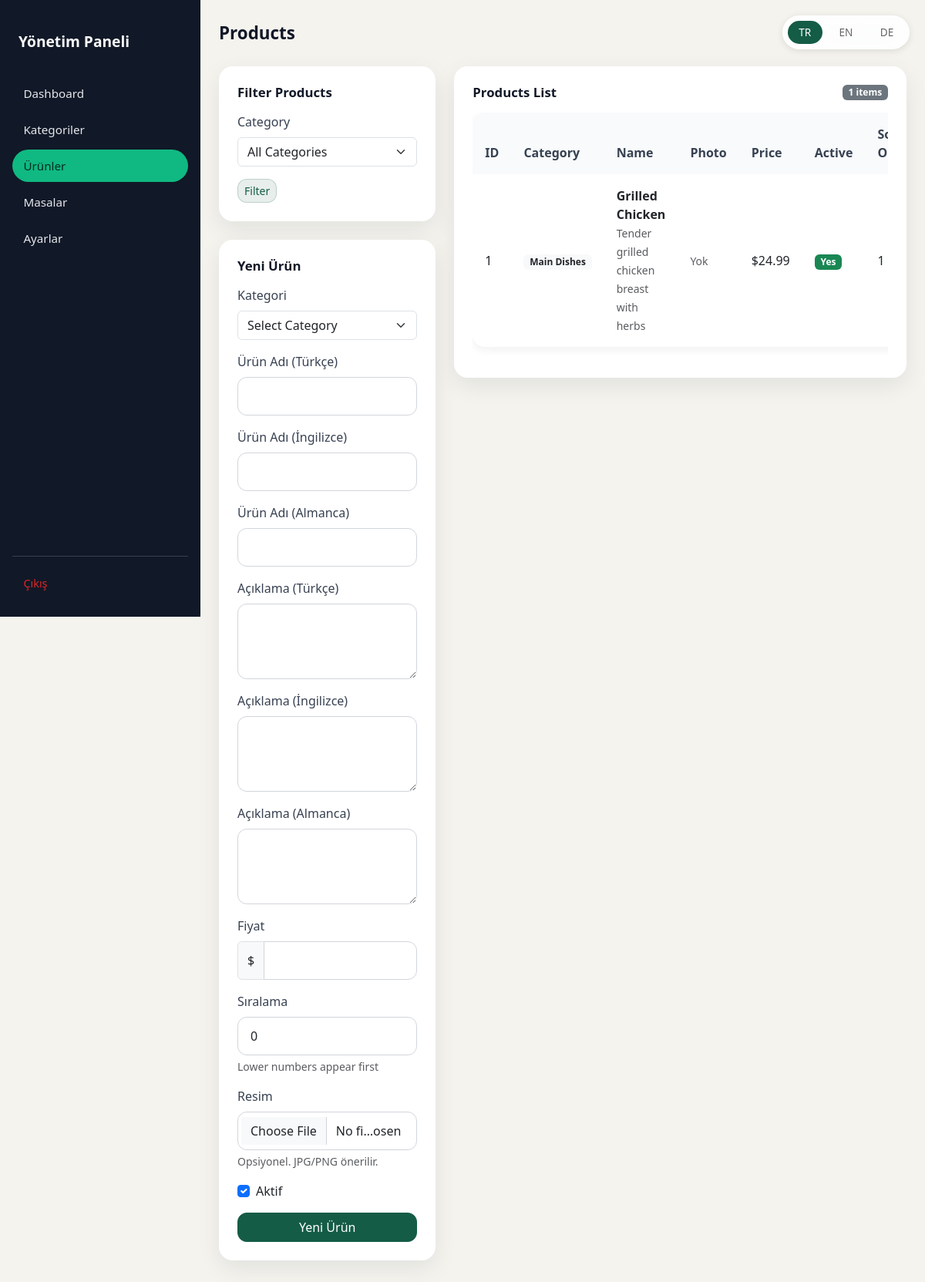
The page /admin/products.php?lang=tr (signed in) on the database its author committed.
### tables this page shows
CREATE TABLE IF NOT EXISTS products (
    id INT AUTO_INCREMENT PRIMARY KEY,
    category_id INT NOT NULL,
    name VARCHAR(150),
    description TEXT,
    price DECIMAL(10,2),
    is_active TINYINT(1) DEFAULT 1,
    sort_order INT DEFAULT 0,
    FOREIGN KEY (category_id) REFERENCES categories(id) ON DELETE CASCADE
);

CREATE TABLE IF NOT EXISTS categories (
    id INT AUTO_INCREMENT PRIMARY KEY,
    restaurant_id INT NOT NULL,
    name VARCHAR(100),
    sort_order INT DEFAULT 0,
    created_at TIMESTAMP DEFAULT CURRENT_TIMESTAMP,
    FOREIGN KEY (restaurant_id) REFERENCES restaurants(id) ON DELETE CASCADE
);

### app/includes/lang.php (called while the page is built, shortened)
<?php
function getSupportedLanguages(): array {
    return [
        'tr' => ['code' => 'tr', 'name' => 'Türkçe'],
        'en' => ['code' => 'en', 'name' => 'English'],
        'de' => ['code' => 'de', 'name' => 'Deutsch'],
    ];
}
function t(string $key, array $replacements = []): string {
    $translation = $GLOBALS['translations'][$key] ?? $key;
    return $translation;
}
function getCurrentLangCode(): string {
    return $GLOBALS['current_lang'];
}
function buildLanguageUrl(string $langCode): string {
    $currentUrl = $_SERVER['REQUEST_URI'];
    $urlParts = parse_url($currentUrl);
    $queryParams = [];
    if (isset($urlParts['query'])) {
        parse_str($urlParts['query'], $queryParams);
    }
    $queryParams['lang'] = $langCode;
    $newQuery = http_build_query($queryParams);
    $newUrl = $urlParts['path'] . ($newQuery ? '?' . $newQuery : '');
    return $newUrl;
}
?>

### public/admin/products.php (the view, shortened to what this page needs)
<?php
$pdo = getDb();
$editProduct = null;
$filterCategoryId = $_GET['category_id'] ?? '';
try {
    $sql = "SELECT p.*, c.name AS category_name
            FROM products p
            JOIN categories c ON c.id = p.category_id
            WHERE c.restaurant_id = 1";
    $sql .= " ORDER BY c.sort_order, c.id, p.sort_order, p.id";
    $stmt = $pdo->prepare($sql);
    $stmt->execute();
    $products = $stmt->fetchAll();
} catch (PDOException $e) {
    $error = 'Error fetching products: ' . $e->getMessage();
    $products = [];
}
?>
<!DOCTYPE html>
<html lang="<?= getCurrentLangCode() ?>">
<head>
    <link href="https://cdn.jsdelivr.net/npm/bootstrap@5.3.0/dist/css/bootstrap.min.css" rel="stylesheet">
    <link href="/assets/admin.css?v=123456" rel="stylesheet">
</head>
<body class="admin-body">
    <div class="language-switcher">
        <?php
        $supportedLangs = getSupportedLanguages();
        $currentLang = getCurrentLangCode();
        ?>
        <?php foreach ($supportedLangs as $langCode => $langInfo): ?>
            <a href="<?= buildLanguageUrl($langCode) ?>"
               class="btn btn-sm <?= $currentLang === $langCode ? 'active' : '' ?>"
               title="<?= htmlspecialchars($langInfo['name']) ?>">
                <?= strtoupper($langCode) ?>
            </a>
        <?php endforeach; ?>
    </div>
    <div class="admin-layout">
        <div class="admin-sidebar" id="mobileSidebar">
            <a href="/admin/dashboard.php" class="admin-sidebar-brand"><?= t('admin.title') ?></a>
            <nav class="admin-sidebar-nav">
                <a href="/admin/dashboard.php"><?= t('admin.dashboard') ?></a>
                <a href="/admin/categories.php"><?= t('admin.categories') ?></a>
                <a href="/admin/products.php" class="active"><?= t('admin.products') ?></a>
                <a href="/admin/tables.php"><?= t('admin.tables') ?></a>
                <a href="/admin/settings.php"><?= t('admin.settings') ?></a>
            </nav>
            <div class="admin-sidebar-footer">
                <a href="/admin/logout.php"><?= t('admin.logout') ?></a>
            </div>
        </div>
        <div class="admin-content">
            <div class="admin-topbar">
                <h1 class="admin-page-title">Products</h1>
                <a href="/admin/dashboard.php" class="btn btn-primary-soft">← Dashboard</a>
            </div>
            <div class="row">
                <div class="col-lg-4">
                    <div class="admin-card mb-4">
                        <div class="admin-card-header">
                            <h6 class="admin-card-title">Filter Products</h6>
                        </div>
                        <form method="GET">
                            <div class="mb-3">
                                <label for="filter_category" class="form-label">Category</label>
                                <select class="form-select" id="filter_category" name="category_id">
                                    <option value="">All Categories</option>
                                </select>
                            </div>
                            <button type="submit" class="btn btn-primary-soft btn-sm">Filter</button>
                        </form>
                    </div>
                    <div class="admin-card">
                        <div class="admin-card-header">
                            <h6 class="admin-card-title"><?= $editProduct ? t('admin.edit_product') : t('admin.add_product') ?></h6>
                        </div>
                <form method="POST" enctype="multipart/form-data">
                    <div class="mb-3">
                        <label for="category_id" class="form-label"><?= t('admin.category') ?></label>
                        <select class="form-select" id="category_id" name="category_id" required>
                            <option value="">Select Category</option>
                        </select>
                    </div>
                    <div class="mb-3">
                        <label for="name" class="form-label"><?= t('admin.product_name_tr') ?></label>
                        <input type="text" class="form-control" id="name" name="name"
                               value="<?= htmlspecialchars($editProduct['name'] ?? '') ?>" required>
                    </div>
                    <div class="mb-3">
                        <label for="name_en" class="form-label"><?= t('admin.product_name_en') ?></label>
                        <input type="text" class="form-control" id="name_en" name="name_en"
                               value="<?= htmlspecialchars($editProduct['name_en'] ?? '') ?>">
                    </div>
                    <div class="mb-3">
                        <label for="name_de" class="form-label"><?= t('admin.product_name_de') ?></label>
                        <input type="text" class="form-control" id="name_de" name="name_de"
                               value="<?= htmlspecialchars($editProduct['name_de'] ?? '') ?>">
                    </div>
                    <div class="mb-3">
                        <label for="description" class="form-label"><?= t('admin.product_description_tr') ?></label>
                        <textarea class="form-control" id="description" name="description" rows="3"><?= htmlspecialchars($editProduct['description'] ?? '') ?></textarea>
                    </div>
                    <div class="mb-3">
                        <label for="description_en" class="form-label"><?= t('admin.product_description_en') ?></label>
                        <textarea class="form-control" id="description_en" name="description_en" rows="3"><?= htmlspecialchars($editProduct['description_en'] ?? '') ?></textarea>
                    </div>
                    <div class="mb-3">
                        <label for="description_de" class="form-label"><?= t('admin.product_description_de') ?></label>
                        <textarea class="form-control" id="description_de" name="description_de" rows="3"><?= htmlspecialchars($editProduct['description_de'] ?? '') ?></textarea>
                    </div>
                    <div class="mb-3">
                        <label for="price" class="form-label"><?= t('admin.price') ?></label>
                        <div class="input-group">
                            <span class="input-group-text">$</span>
                            <input type="number" class="form-control" id="price" name="price"
                                   step="0.01" min="0" value="<?= $editProduct['price'] ?? '' ?>">
                        </div>
                    </div>
                    <div class="mb-3">
                        <label for="sort_order" class="form-label"><?= t('admin.sort_order') ?></label>
                        <input type="number" class="form-control" id="sort_order" name="sort_order"
                               value="<?= $editProduct['sort_order'] ?? 0 ?>" min="0">
                        <div class="form-text">Lower numbers appear first</div>
                    </div>
                    <div class="mb-3">
                        <label class="form-label"><?= t('admin.image') ?></label>
                        <input type="file" name="image" class="form-control">
                        <div class="form-text">Opsiyonel. JPG/PNG önerilir.</div>
                    </div>
                    <div class="mb-3">
                        <div class="form-check">
                            <input class="form-check-input" type="checkbox" id="is_active" name="is_active"
                                <?= (!$editProduct || $editProduct['is_active']) ? 'checked' : '' ?>>
                            <label class="form-check-label" for="is_active">
                                <?= t('admin.active') ?>
                            </label>
                        </div>
                    </div>
                    <div class="d-grid gap-2">
                        <button type="submit" class="btn btn-primary">
                            <?= $editProduct ? t('admin.edit_product') : t('admin.add_product') ?>
                        </button>
                    </div>
                        </form>
                    </div>
                </div>
                <div class="col-lg-8">
                    <div class="admin-card">
                        <div class="admin-card-header">
                            <h6 class="admin-card-title">
                                Products List
                            </h6>
                            <span class="badge bg-secondary"><?= count($products) ?> items</span>
                        </div>
                <?php if (empty($products)): ?>
                    <div class="text-center py-4">
                        <p class="text-muted">
                            <?php if ($filterCategoryId): ?>
                                No products found in the selected category.
                            <?php else: ?>
                                No products found. Add your first product using the form on the left.
                            <?php endif; ?>
                        </p>
                    </div>
                <?php else: ?>
                    <div class="table-responsive">
                        <table class="table table-rounded">
                            <thead>
                                <tr>
                                    <th>ID</th>
                                    <th>Category</th>
                                    <th>Name</th>
                                    <th>Photo</th>
                                    <th>Price</th>
                                    <th>Active</th>
                                    <th>Sort Order</th>
                                </tr>
                            </thead>
                            <tbody>
                                <?php foreach ($products as $product): ?>
                                    <tr>
                                        <td><?= $product['id'] ?></td>
                                        <td>
                                            <span class="badge bg-light text-dark">
                                                <?= htmlspecialchars($product['category_name']) ?>
                                            </span>
                                        </td>
                                        <td>
                                            <strong><?= htmlspecialchars($product['name']) ?></strong>
                                            <?php if (!empty($product['description'])): ?>
                                                <br><small class="text-muted"><?= htmlspecialchars(substr($product['description'], 0, 60)) ?><?= strlen($product['description']) > 60 ? '...' : '' ?></small>
                                            <?php endif; ?>
                                        </td>
                                        <td>
                                            <?php if (!empty($product['image'])): ?>
                                                <img src="<?= htmlspecialchars($product['image']) ?>" alt="Fotoğraf" style="max-height: 50px;">
                                            <?php else: ?>
                                                <span class="text-muted small">Yok</span>
                                            <?php endif; ?>
                                        </td>
                                        <td>$<?= number_format($product['price'], 2) ?></td>
                                        <td>
                                            <?php if ($product['is_active']): ?>
                                                <span class="badge bg-success">Yes</span>
                                            <?php else: ?>
                                                <span class="badge bg-secondary">No</span>
                                            <?php endif; ?>
                                        </td>
                                        <td><?= $product['sort_order'] ?></td>
                                    </tr>
                                <?php endforeach; ?>
                            </tbody>
                        </table>
                        </div>
                    <?php endif; ?>
                </div>
            </div>
        </div>
    </div>
</body>
</html>

### rows shown on the page
products: id "1", category.name "Main Dishes", name "Grilled Chicken", description "Tender grilled chicken breast with herbs", price "24.99", is_active "Yes", sort_order "1"

### other values the page prints
$langCode "TR"
$langCode "EN"
$langCode "DE"
t('admin.title') "Yönetim Paneli"
t('admin.dashboard') "Dashboard"
t('admin.categories') "Kategoriler"
t('admin.products') "Ürünler"
t('admin.tables') "Masalar"
t('admin.settings') "Ayarlar"
t('admin.logout') "Çıkış"
t('admin.add_product') "Yeni Ürün"
t('admin.category') "Kategori"
t('admin.product_name_tr') "Ürün Adı (Türkçe)"
t('admin.product_name_en') "Ürün Adı (İngilizce)"
t('admin.product_name_de') "Ürün Adı (Almanca)"
